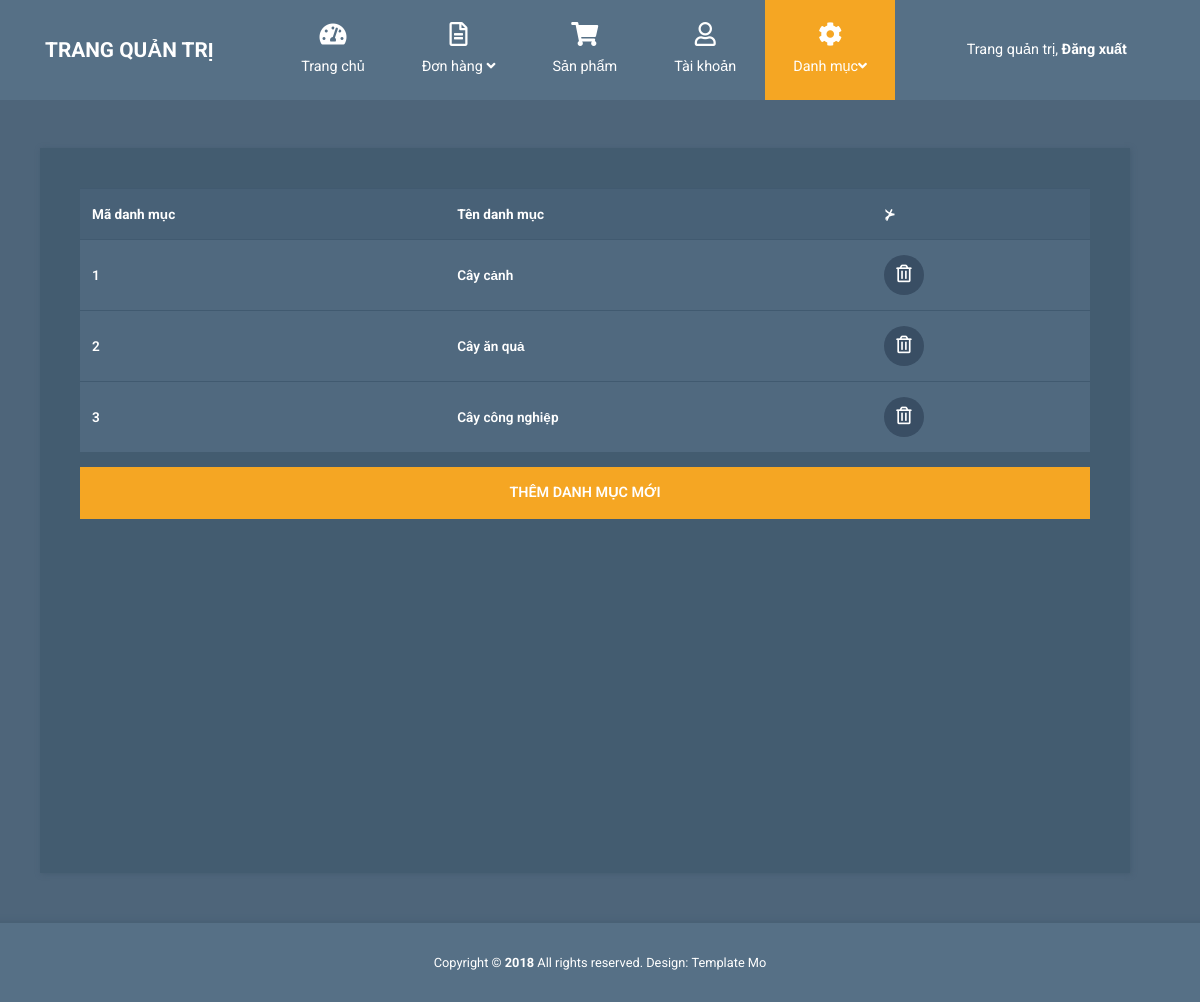
Page /views/admin/category.php (signed in) on the committed database.
### tables this page shows
CREATE TABLE `category` (
  `category_id` int(11) NOT NULL AUTO_INCREMENT,
  `name` varchar(255) DEFAULT NULL,
  PRIMARY KEY (`category_id`)
);

### views/admin/category.php (the view, shortened to what this page needs)
<!DOCTYPE html>
<html lang="en">
<head>
    <link rel="stylesheet" href="css/fontawesome.min.css" />
    <link rel="stylesheet" href="css/bootstrap.min.css" />
    <link rel="stylesheet" href="css/templatemo-style.css">
</head>
<body id="reportsPage">
    <nav class="navbar navbar-expand-xl">
        <div class="container h-100">
            <a class="navbar-brand" href="index.php?page=dashboard">
                <h1 class="tm-site-title mb-0">Trang quản trị</h1>
            </a>
            <div class="collapse navbar-collapse" id="navbarSupportedContent">
                <ul class="navbar-nav mx-auto h-100">
                    <li class="nav-item">
                        <a class="nav-link" href="index.php">
                            <i class="fas fa-tachometer-alt"></i> Trang chủ
                        </a>
                    </li>
                    <li class="nav-item dropdown">
                        <a class="nav-link dropdown-toggle" href="oder.php" >
                            <i class="far fa-file-alt"></i>
                            <span>
                                Đơn hàng <i class="fas fa-angle-down"></i>
                            </span>
                        </a>
                    </li>
                    <li class="nav-item">
                        <a class="nav-link" href="products.php">
                            <i class="fas fa-shopping-cart"></i> Sản phẩm
                        </a>
                    </li>
                    <li class="nav-item">
                        <a class="nav-link " href="accounts.php">
                            <i class="far fa-user"></i> Tài khoản
                        </a>
                    </li>
                        <li class="nav-item dropdown">
                        <a class="nav-link dropdown-toggle active" href="category.php" id="navbarDropdown" role="button" data-toggle="dropdown" aria-haspopup="true" aria-expanded="false">
                            <i class="fas fa-cog"></i>
                            <span>
                                Danh mục<i class="fas fa-angle-down"></i>
                            </span>
                        </a>
                    </li>
                </ul>
                <ul class="navbar-nav">
                    <li class="nav-item">
                        <a class="nav-link d-block" href="login.php">
                Trang quản trị, <b>Đăng xuất</b>
            </a>
                    </li>
                </ul>
            </div>
        </div>
    </nav>
    <div class="container mt-5">
        <div class="row tm-content-row">
            <div class="col-sm-12 col-md-12 col-lg-8 col-xl-8 tm-block-col">
                <div class="tm-bg-primary-dark tm-block tm-block-products">
                    <div class="tm-product-table-container">
                        <table class="table table-hover tm-table-small tm-product-table" >
                            <thead>
                                <tr>
                                    <th scope="col">Mã danh mục</th>
                                    <th scope="col">Tên danh mục</th>
                                    <th scope="col">&nsc;</th>
                                </tr>
                            </thead>
<?php
include './model/conn.php';
try {
    $query = "SELECT * FROM category";
    $stmt = $conn->prepare($query);
    $stmt->execute();
    $category = $stmt->fetchAll(PDO::FETCH_ASSOC);
    foreach ($category as $c) {
        echo '<tr>';
        echo '<td  onclick="window.location.href = \'edit-category.php?category_id=' . $c['category_id'] . '\';" class="product-name">' . $c['category_id'] . '</td>';
        echo '<td  onclick="window.location.href = \'edit-category.php?category_id=' . $c['category_id'] . '\';" class="product-name">' . $c['name'] . '</td>';
        echo '<td>';
        echo '<a href="#" class="tm-product-delete-link" onclick="deleteCategory(' . $c['category_id'] . ', this); return false;">';
        echo '<i class="far fa-trash-alt tm-product-delete-icon"></i>';
        echo '</a>';
        echo '</td>';
        echo '</tr>';
    }
} catch (PDOException $e) {
    echo "Lỗi kết nối cơ sở dữ liệu: " . $e->getMessage();
}
?>
                        </table>
                    </div>
                    <a href="add-category.php" class="btn btn-primary btn-block text-uppercase mb-3">Thêm danh mục mới</a>
                </div>
            </div>
        </div>
    </div>
    <footer class="tm-footer row tm-mt-small">
        <div class="col-12 font-weight-light">
            <p class="text-center text-white mb-0 px-4 small">
                Copyright &copy; <b>2018</b> All rights reserved. Design: <a rel="nofollow noopener" href="https://templatemo.com" class="tm-footer-link">Template Mo</a>
            </p>
        </div>
    </footer>
</body>
</html>

### views/admin/css/templatemo-style.css (style rules this page uses)
html { font-size: 16px; overflow-x: hidden; }
body { font-family: Roboto, Helvetica, Arial, sans-serif; background-color: #4e657a; overflow-x: hidden; }
a { transition: all 0.3s ease; }
.navbar-brand { display: flex; align-items: center; }
.tm-site-title { display: inline-block; text-transform: uppercase; font-size: 1.3rem; font-weight: 700; color: #fff; }
.navbar { height: 100px; background-color: #567086; padding: 0; }
.navbar .container { position: relative; }
.tm-mt-small { margin-top: 20px; }
.tm-block-col { margin-bottom: 30px; }
.tm-block { padding: 40px; -webkit-box-shadow: 1px 1px 5px 0 #455c71; -moz-box-shadow: 1px 1px 5px 0 #455c71; box-shadow: 1px 1px 5px 0 #455c71; min-height: 350px; height: 100%; max-height: 450px; }
.nav-link { color: #fff; height: 100%; display: flex; align-items: center; justify-content: center; flex-direction: column; font-size: 90%; }
.nav-link > i { margin-bottom: 10px; margin-right: 0; font-size: 1.5rem; }
.dropdown-item, .nav-link { padding: 15px 20px; }
.navbar-nav .active > .nav-link, .navbar-nav .nav-link.active { background-color: #f5a623; color: #fff; }
.navbar-nav .nav-link.active i { color: #fff; }
.nav-item { text-align: center; }
.nav-item:last-child { margin-right: 0; }
.dropdown-toggle::after { display: none; }
.tm-content-row { justify-content: space-between; margin-left: -20px; margin-right: -20px; }
.table { background-color: #50697f; color: #fff; font-size: 85%; margin-bottom: 0; }
thead { background-color: #486177; color: #fff; }
.table thead th { border-bottom: 0; }
.btn { border-radius: 0; padding: 13px 28px; transition: all 0.2s ease; max-width: 100%; }
.btn-primary { color: #fff; background-color: #f5a623; border: 2px solid #f5a623; font-size: 90%; font-weight: 600; }
.table td, .table th { border-top: 1px solid #415a70; padding: 15px 25px; vertical-align: middle; }
.tm-table-small td, .tm-table-small th { padding-left: 12px; padding-right: 12px; }
.table-hover tbody tr { transition: all 0.2s ease; }
.tm-bg-primary-dark { background-color: #435c70; }
.tm-block-products { min-height: 725px; }
.tm-product-table-container { max-height: 465px; margin-bottom: 15px; overflow-y: scroll; }
.tm-product-table tr { font-weight: 600; }
.tm-product-delete-icon { font-size: 1.1rem; color: #fff; }
.tm-product-delete-link { padding: 10px; border-radius: 50%; background-color: #394e64; display: inline-block; width: 40px; height: 40px; text-align: center; }
.tm-footer { background-color: #567086; padding-top: 30px; padding-bottom: 30px; -webkit-box-shadow: 0 -3px 5px 0 rgba(69, 92, 113, 0.59); -moz-box-shadow: 0 -3px 5px 0 rgba(69, 92, 113, 0.59); box-shadow: 0 -3px 5px 0 rgba(69, 92, 113, 0.59); }
.tm-footer-link { color: white; }
@media (min-width: 1200px) { .navbar-expand-xl .navbar-nav .nav-link { padding-left: 28px; padding-right: 28px; } }
@media (min-width: 1200px) { .navbar-collapse { height: 100%; } }
@media (max-width: 1275px) and (min-width: 1200px) { .nav-item { margin-right: 15px; } }
@media (max-width: 1350px) { .nav-item { margin-right: 1px; } }

### views/admin/category.php (style rules this page uses)
.tm-content-row { margin-right: -550px !important; }

### rows in the picture
category: category_id "1", name "Cây cảnh"
category: category_id "2", name "Cây ăn quả"
category: category_id "3", name "Cây công nghiệp"
